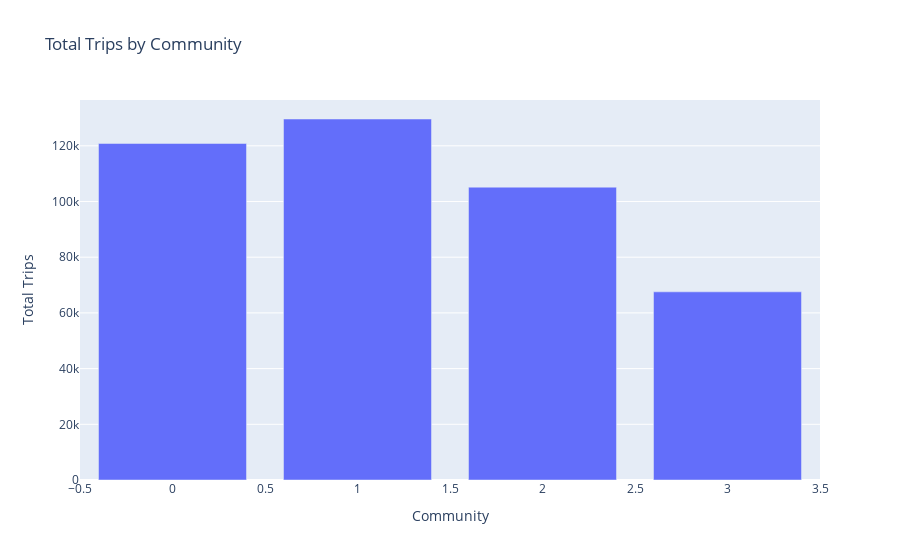
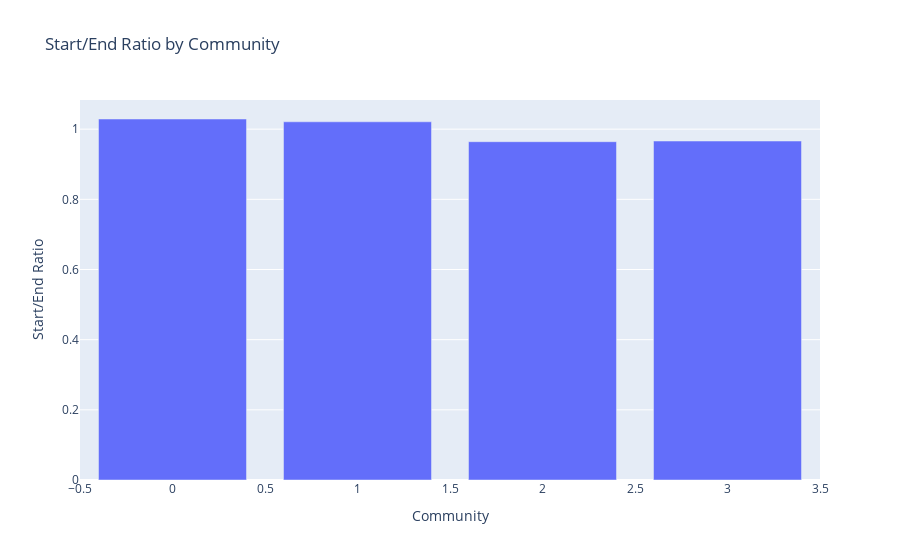

Notebook code cell kept with these figures, in order:
### Code cell
import plotly.express as px
import pandas as pd

file_path = 'Data/Results/station_trip_counts_with_communities.csv'
df = pd.read_csv(file_path)
# Create a bar plot for total trips by community
fig = px.bar(
    community_trip_counts_sorted,
    x='Community', 
    y='Total Trips',
    title='Total Trips by Community',
    labels={'Community': 'Community', 'Total Trips': 'Total Trips'},
    hover_data={'Start Count': True, 'End Count': True, 'Start/End': True}
)
fig.show()
# Save the plot as an HTML file
fig.write_html('Data/Results/Total_trips_per_community.html')

# Create a bar plot for Start/End ratio by community
fig = px.bar(
    community_trip_counts_sorted,
    x='Community',
    y='Start/End',
    title='Start/End Ratio by Community',
    labels={'Community': 'Community', 'Start/End': 'Start/End Ratio'},
    hover_data={'Start Count': True, 'End Count': True, 'Total Trips': True}
)
fig.show()
# Save the plot as an HTML file
fig.write_html('Data/Results/start_end_ratio_for_each_community.html')

### Figure 1 — Plotly figure (JSON) as saved in the notebook; plotly's stock layout.template omitted (floating-point values rounded to 4 significant figures)
{"data": [{"alignmentgroup": "True", "customdata": [[65483, 64135, 1.021], [61279, 59554, 1.029], [51615, 53526, 0.9643], [33200, 34362, 0.9662]], "hovertemplate": "Community=%{x}<br>Total Trips=%{y}<br>Start Count=%{customdata[0]}<br>End Count=%{customdata[1]}<br>Start/End=%{customdata[2]}<extra></extra>", "legendgroup": "", "marker": {"color": "#636efa", "pattern": {"shape": ""}}, "name": "", "offsetgroup": "", "orientation": "v", "showlegend": false, "textposition": "auto", "type": "bar", "x": [1, 0, 2, 3], "xaxis": "x", "y": [129618, 120833, 105141, 67562], "yaxis": "y"}], "layout": {"autosize": true, "barmode": "relative", "legend": {"tracegroupgap": 0}, "title": {"text": "Total Trips by Community"}, "xaxis": {"anchor": "y", "autorange": true, "domain": [0, 1], "range": [-0.5, 3.5], "title": {"text": "Community"}, "type": "linear"}, "yaxis": {"anchor": "x", "autorange": true, "domain": [0, 1], "range": [0, 136440], "title": {"text": "Total Trips"}, "type": "linear"}}}

### Figure 2 — Plotly figure (JSON) as saved in the notebook; plotly's stock layout.template omitted (floating-point values rounded to 4 significant figures)
{"data": [{"alignmentgroup": "True", "customdata": [[65483, 64135, 129618], [61279, 59554, 120833], [51615, 53526, 105141], [33200, 34362, 67562]], "hovertemplate": "Community=%{x}<br>Start/End Ratio=%{y}<br>Start Count=%{customdata[0]}<br>End Count=%{customdata[1]}<br>Total Trips=%{customdata[2]}<extra></extra>", "legendgroup": "", "marker": {"color": "#636efa", "pattern": {"shape": ""}}, "name": "", "offsetgroup": "", "orientation": "v", "showlegend": false, "textposition": "auto", "type": "bar", "x": [1, 0, 2, 3], "xaxis": "x", "y": [1.021, 1.029, 0.9643, 0.9662], "yaxis": "y"}], "layout": {"autosize": true, "barmode": "relative", "legend": {"tracegroupgap": 0}, "title": {"text": "Start/End Ratio by Community"}, "xaxis": {"anchor": "y", "autorange": true, "domain": [0, 1], "range": [-0.5, 3.5], "title": {"text": "Community"}, "type": "linear"}, "yaxis": {"anchor": "x", "autorange": true, "domain": [0, 1], "range": [0, 1.083], "title": {"text": "Start/End Ratio"}, "type": "linear"}}}
